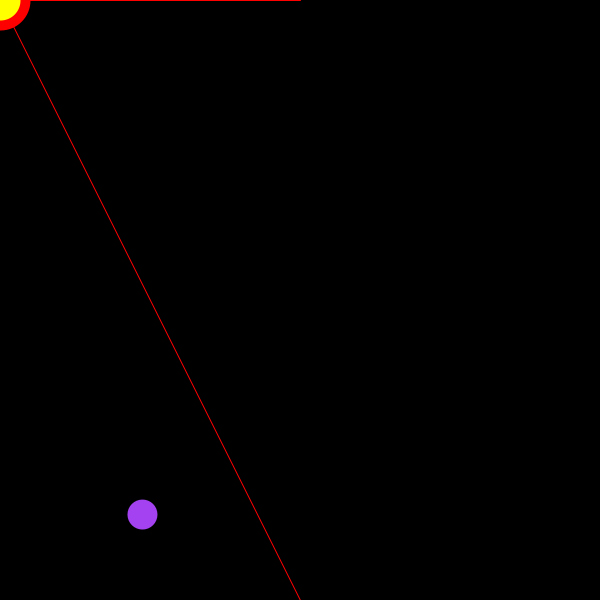
Frame 1 (no input)
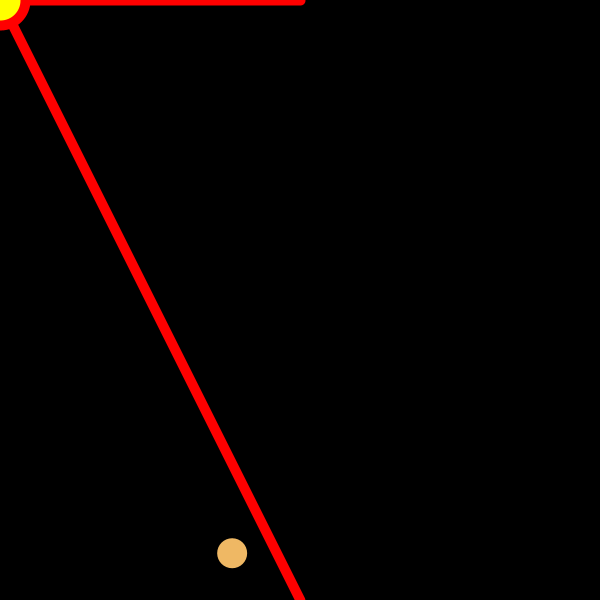
Frame 60 (the mouse pressed at the canvas centre just before this capture)
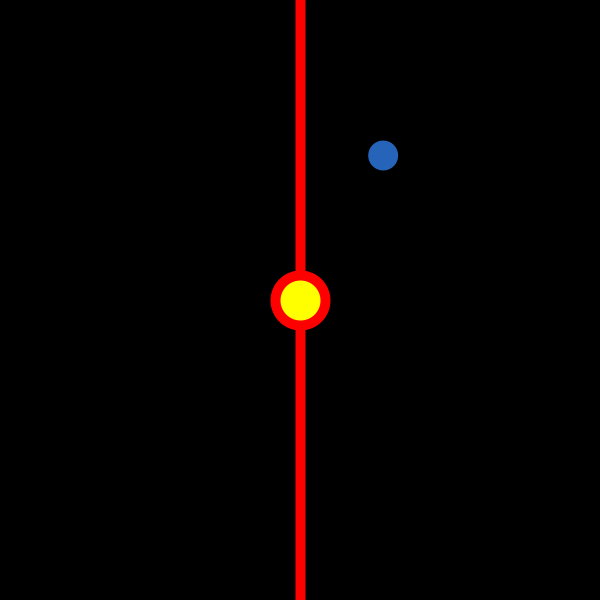
Frame 120 (the mouse held since frame 60 and released just before this capture)

The Processing sketch that drew these frames (run headless with seeded random() and noise(); from frame 60 on, the mouse is pressed at the canvas centre):

// Processing sketch: p02_more1
// ── p02_more1.pde
void setup()
{
  size(600, 600);
  smooth();
  background(0);
}


void draw()
{
  background(0);
  noStroke();
  fill(0, 10);
  rect(0, 0, width, height);
  
  
  noStroke();
  fill(random(255), random(255), random(255));
  ellipse(random(width), random(height), 30, 30);
  
  // draw line
  noFill();
  stroke(255, 0, 0);
  line(mouseX ,mouseY, width/2, 0);
  line(mouseX ,mouseY, width/2, height);
  
  //line(mouseX, mouseY, 0, 0);
  //line(mouseX, mouseY, width, height);
  //line(mouseX, mouseY, 0, height);
  //line(mouseX, mouseY, width, 0);
  
  // draw ball
  stroke(255, 0, 0);
  strokeWeight(10);
  fill(255, 255, 0);
  ellipse(mouseX, mouseY, 50, 50);
}
